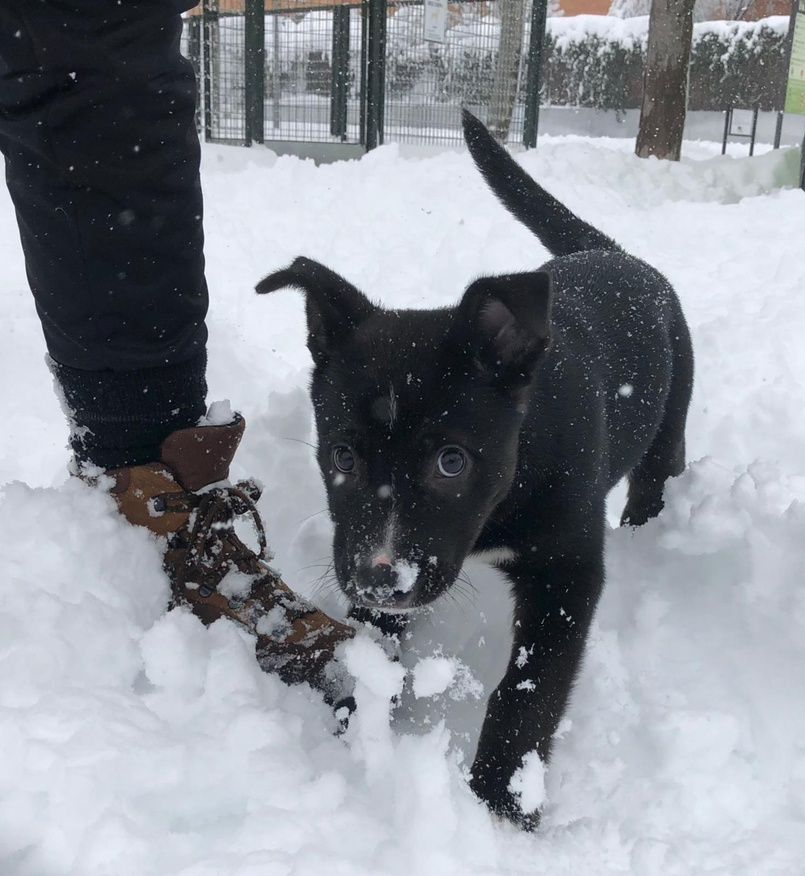
#> input picture LOLA.jpg, 805 x 876 px, shrunk from 1471 x 1600 before the run, found by its file name
$ jupyter execute LOLA_FFT2.ipynb
#> lines starting #> are read from the running program, lines starting #| are printed output that depends on the picture; after the words box and inside, x2 and y2 are one past the last pixel; in counts of white or black regions, pixels touching at a corner belong together
[cell 1]
import numpy as np
import matplotlib.pyplot as plt
import matplotlib.image as mpimg
import os
plt.rcParams['figure.figsize']=[8,8]
plt.rcParams.update({'font.size':20})

[cell 2]
LOLA = mpimg.imread(os.path.join('C:\\Users\\SE79065\\OneDrive - Repsol\\Documentos\\CompressiveSensing\\images\\LOLA\\LOLA.jpg'))
#> LOLA is the input picture: shape (876, 805, 3); mean R, G, B 137.2, 141.3, 149
#need to change the path to the one where LOLA.jpg was downloaded
BW = np.mean(LOLA,-1) #to deal only with 1 color channel

[cell 3]
Bt = np.fft.fft2(BW) #FFT-2dim
Btsort = np.sort(np.abs(Bt.reshape(-1))) # sort by magnitude

# Zero out all small coefficients and inverse transform
for keep in (0.1, 0.05, 0.01, 0.005):
    thresh = Btsort[int(np.floor((1-keep)*len(Btsort)))]
    ind = np.abs(Bt)>thresh          # Find small indices
    Atlow = Bt * ind                 # Threshold small indices
    Alow = np.fft.ifft2(Atlow).real  # Compressed image
    plt.figure()
    plt.imshow(Alow,cmap='gray')
    plt.axis('off')
#> this loop made 4 passes
#> thresh on passes 1 to 4: 15710.4, 25093.6, 77437.7, 129368.5
#> pass 1, `ind = np.abs(Bt)>thresh`:
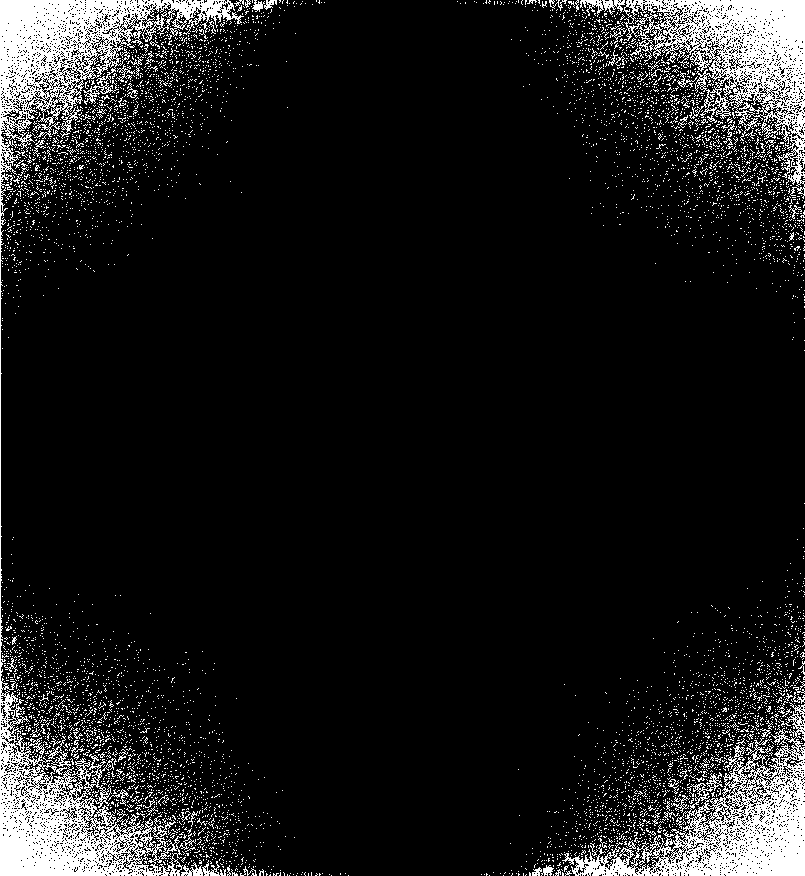
#> ind: shape (876, 805) bool; 10% white; 6711 white regions (6631 under 20 px), largest, box (x1, y1, x2, y2) and area: (0, 0, 244, 876) 27030, (623, 0, 805, 199) 12973, (562, 702, 805, 876) 12910
#> pass 2, `ind = np.abs(Bt)>thresh`:
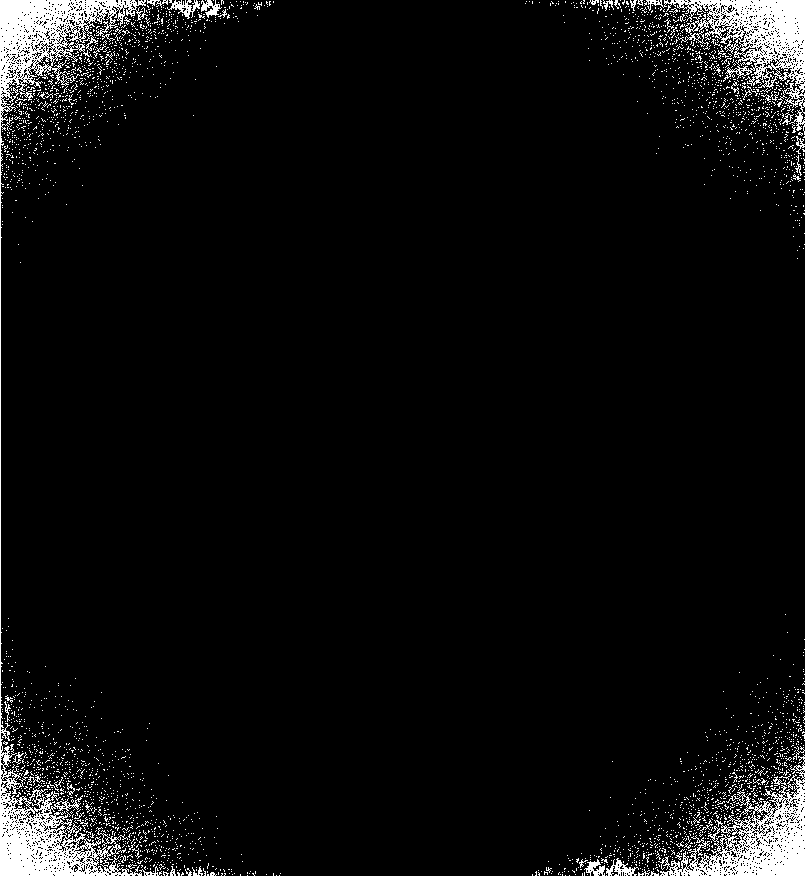
#> ind: shape (876, 805) bool; 5% white; 3366 white regions (3325 under 20 px), largest, box (x1, y1, x2, y2) and area: (0, 0, 162, 876) 13501, (644, 0, 805, 135) 6380, (658, 754, 805, 876) 6097
#> pass 2, `Alow = np.fft.ifft2(Atlow).real`:
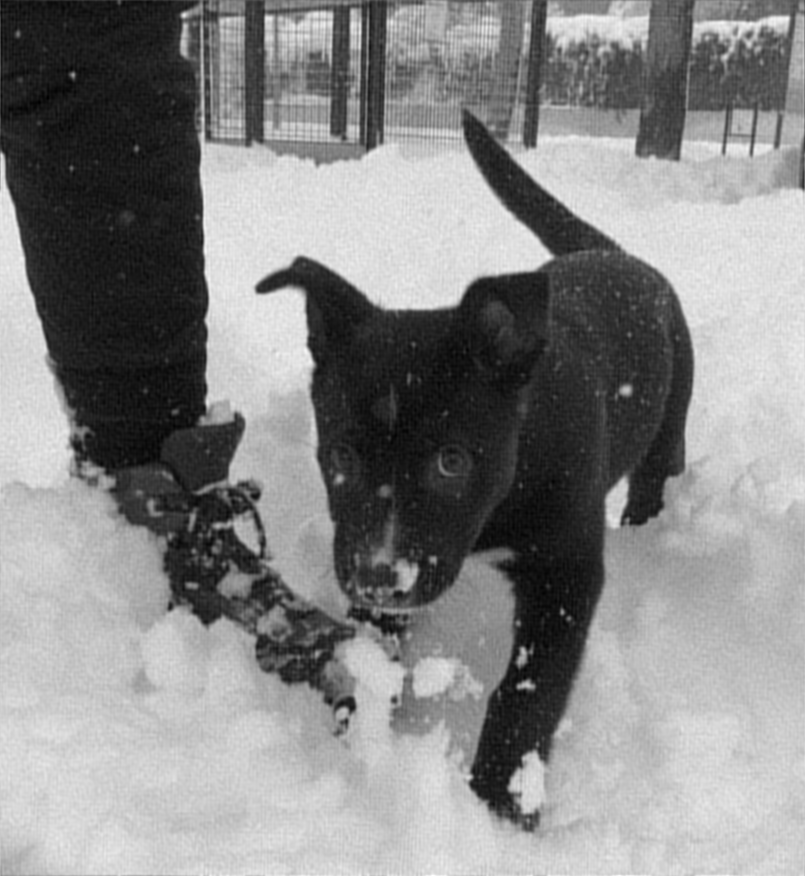
#> Alow: shape (876, 805) float64; min -1.47, max 270.2, mean 142.5; drawn with min black and max white
plt.show()
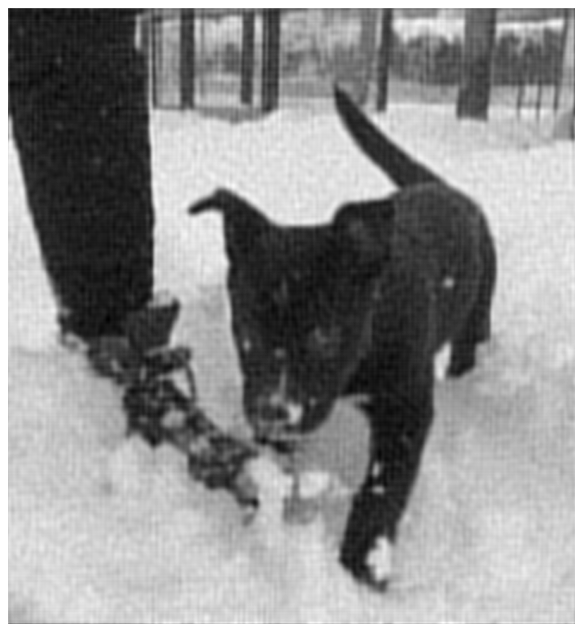
#> figure drawn by matplotlib, 1 panel

[cell 4]
#Visualize in the Fourier domain
At = np.fft.fft2(BW)
F = np.log(np.abs(np.fft.fftshift(At))+1) # Put FFT on log scale
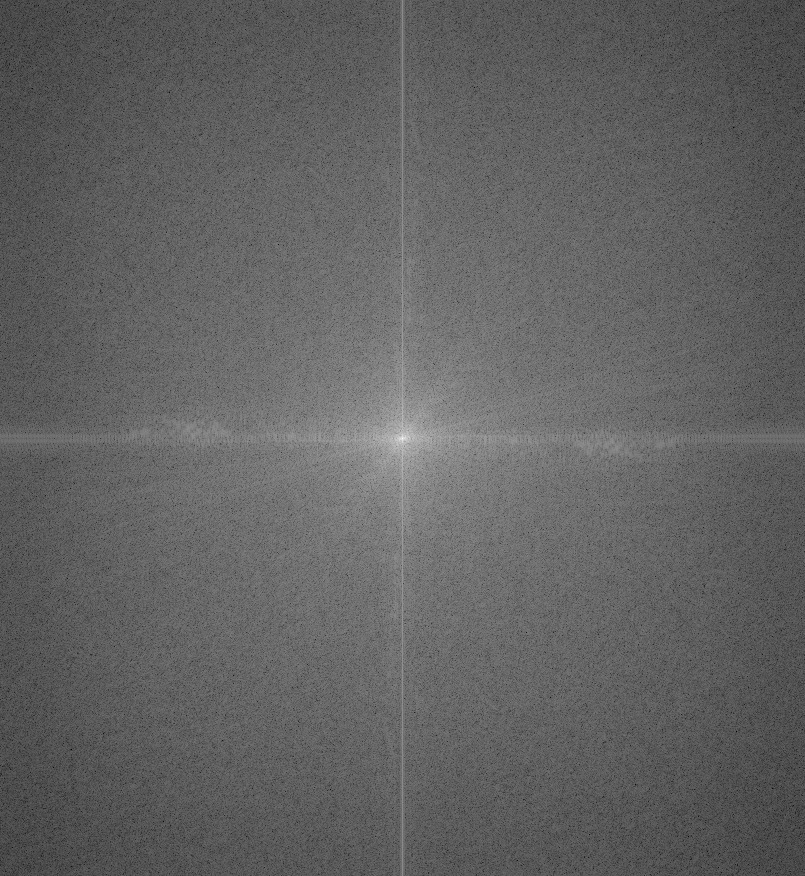
#> F: shape (876, 805) float64; min 1.9, max 18.43, mean 8.27; drawn with min black and max white
plt.imshow(F,cmap='gray')
plt.axis('off')
plt.show()
